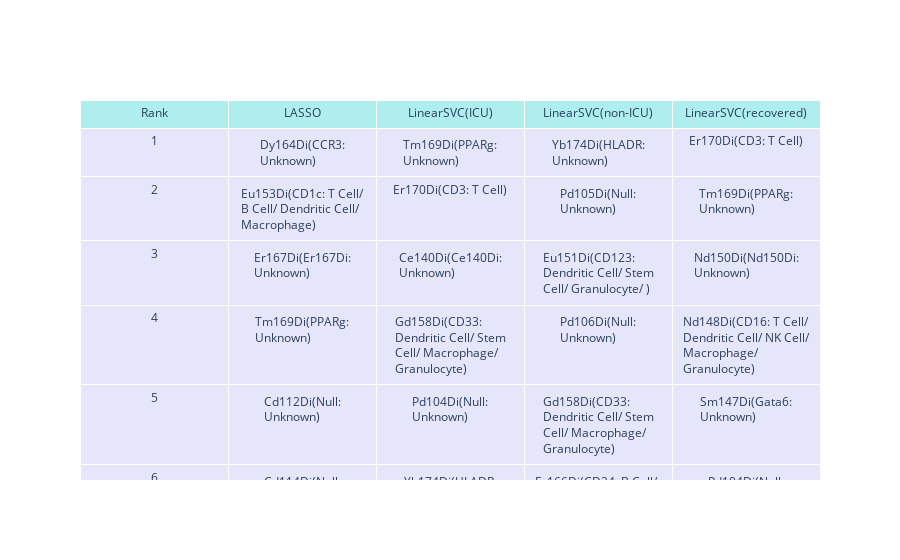

The code cell stored with this chart in its notebook:
### Code cell
fig = go.Figure(data=[go.Table(
    header=dict(values=['Rank', 'LASSO', 'LinearSVC(ICU)', 'LinearSVC(non-ICU)', 'LinearSVC(recovered)'],
                fill_color='paleturquoise',
                align='center'),
    cells=dict(values=[x_label, name, name_icu, name_non_icu, name_recovered],
               fill_color='lavender',
               align='center'))
])

fig.show()

### Figure 1 — Plotly figure (JSON) as saved in the notebook; plotly's stock layout.template omitted (floating-point values rounded to 4 significant figures; data arrays with more than 128 entries replaced by an {"elided": "..."} marker saying what was removed)
{"data": [{"cells": {"align": "center", "fill": {"color": "lavender"}, "values": {"elided": "5x59 mixed values"}}, "header": {"align": "center", "fill": {"color": "paleturquoise"}, "values": ["Rank", "LASSO", "LinearSVC(ICU)", "LinearSVC(non-ICU)", "LinearSVC(recovered)"]}, "type": "table"}], "layout": {}}
